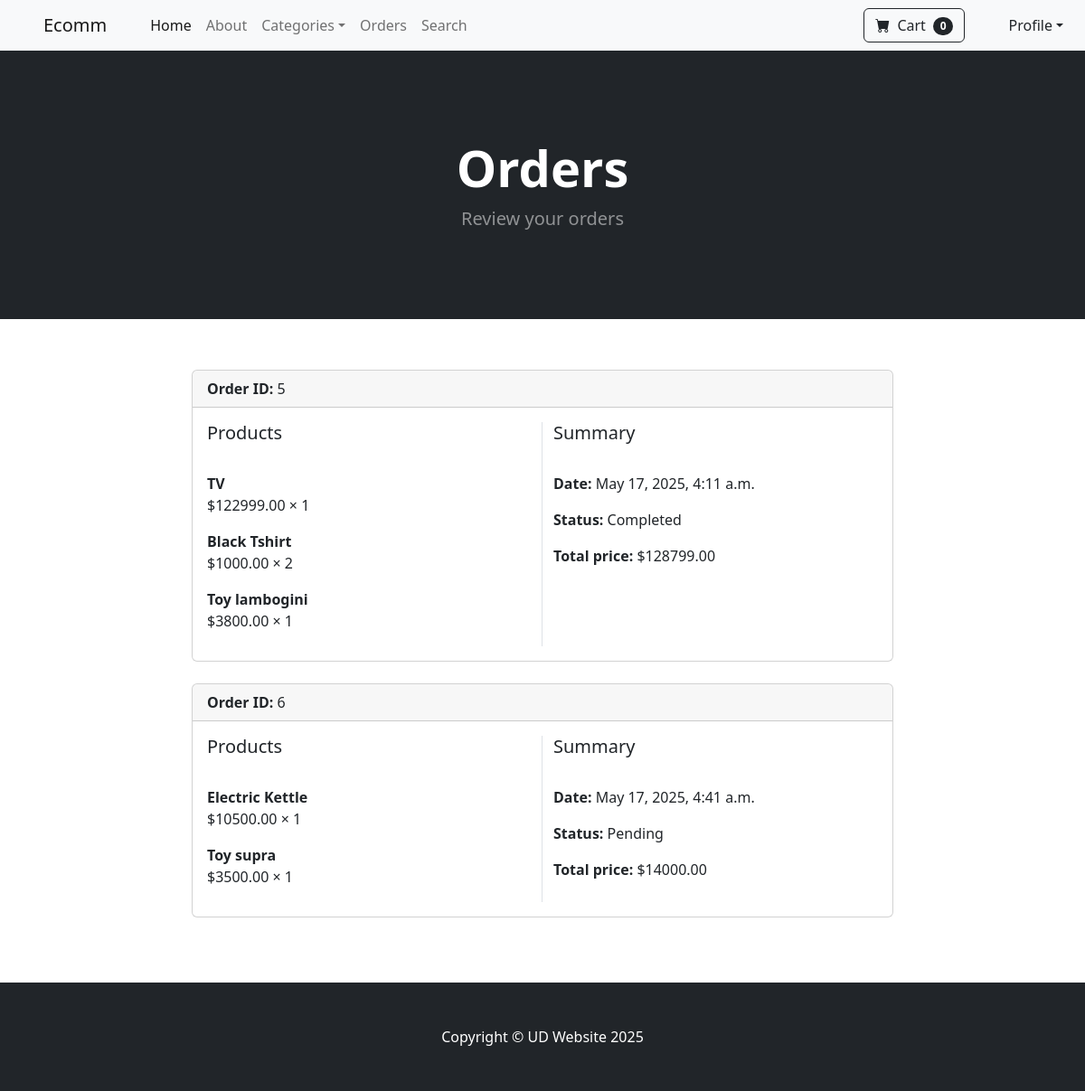
Page /payment/orders/ (signed in) on the committed database.
### payment/models.py (models this page shows, shortened)
class Order(models.Model):
    user = models.ForeignKey(User, on_delete=models.CASCADE, null=True, blank=True)
    full_name = models.CharField(max_length=100)
    email = models.EmailField()
    shipping_address = models.TextField()
    amount_paid = models.DecimalField(max_digits=8, decimal_places=2)
    date_ordered = models.DateTimeField(auto_now_add=True)
    shipped = models.BooleanField(default=False)

class OrderItem(models.Model):
    order = models.ForeignKey(Order, on_delete=models.CASCADE, null=True, blank=True)
    product = models.ForeignKey(Product, on_delete=models.CASCADE, null=True, blank=True)
    user = models.ForeignKey(User, on_delete=models.CASCADE, null=True, blank=True)
    quantity = models.PositiveBigIntegerField(default=1)
    price = models.DecimalField(max_digits=8, decimal_places=2)

### ecomApp/models.py (models this page shows)
class Product(models.Model):
    name = models.CharField(max_length=50)
    price = models.DecimalField(max_digits=10, decimal_places=2)
    category = models.ForeignKey(Category, on_delete=models.CASCADE)
    description = models.CharField(max_length=100, null=True, blank=True)
    image = models.ImageField(upload_to='products/', blank=True, null=True)
    is_sale = models.BooleanField(default=False)
    sale_price = models.DecimalField(max_digits=10, decimal_places=2, blank=True, null=True)
    def __str__(self):
        return self.name

### payment/views.py (the view)
# urls.py: path('orders/', views.orders, name="orders"),
@login_required(login_url='login')
def orders(request):
    user_orders = Order.objects.filter(user=request.user)
    order_items = OrderItem.objects.filter(order__in=user_orders)
    context = {'user_orders': user_orders, 'order_items': order_items}
    return render(request, 'orders.html', context=context)

### ecomApp/context_processors.py (called while the page is built)
def categories_processor(request):
    categories = Category.objects.all()
    return {'categories': categories}

def cart_item_count(request):
    cart = Cart(request)
    items = cart.cart.keys()
    item_count = len(items)
    return {'item_count': item_count}

### templates/orders.html
{% extends 'base.html' %}
{% block content %}
{% load cart_item_total %}
{% include 'navigation.html' %}
<header class="bg-dark py-5">
    <div class="container px-4 px-lg-5 my-5">
        <div class="text-center text-white">
            <h1 class="display-4 fw-bolder">Orders</h1>
            <p class="lead fw-normal text-white-50 mb-0">Review your orders</p>
        </div>
    </div>
</header>
<section class="py-5">
    <div class="container mt-2 col-md-8">
        {% for order in user_orders %}
            <div class="card mb-4">
                <div class="card-header">
                    <strong>Order ID:</strong> {{ order.id }}
                </div>
                <div class="card-body">
                    <div class="row">
                        <div class="col-md-6 border-end">
                            <h5>Products</h5><br>
                            {% for item in order_items %}
                                {% if item.order.id == order.id %}
                                    <p>
                                        <strong>{{ item.product }}</strong><br>
                                        ${{ item.price }} × {{ item.quantity }}<br>
                                    </p>
                                {% endif %}
                            {% endfor %}
                        </div>
                        <div class="col-md-6">
                            <h5>Summary</h5><br>
                            <p><strong>Date:</strong> {{ order.date_ordered }}</p>
                            <p><strong>Status:</strong> {% if order.shipped %}Completed{% else %}Pending{% endif %}</p>
                            <p><strong>Total price:</strong> ${{ order.amount_paid }} </p>
                        </div>
                    </div>
                </div>
            </div>
        {% endfor %}
    </div>
</section>
{% include 'footer.html' %}
{% endblock %}

### rows in the picture
Order: id "5", date_ordered "May 17, 2025, 4:11 a.m.", shipped "Completed", amount_paid "128799.00"
OrderItem: product "TV", price "122999.00", quantity "1"
OrderItem: product "Black Tshirt", price "1000.00", quantity "2"
OrderItem: product "Toy lambogini", price "3800.00", quantity "1"
Order: id "6", date_ordered "May 17, 2025, 4:41 a.m.", shipped "Pending", amount_paid "14000.00"
OrderItem: product "Electric Kettle", price "10500.00", quantity "1"
OrderItem: product "Toy supra", price "3500.00", quantity "1"

### other values in the picture
{{ item_count }} "0"
